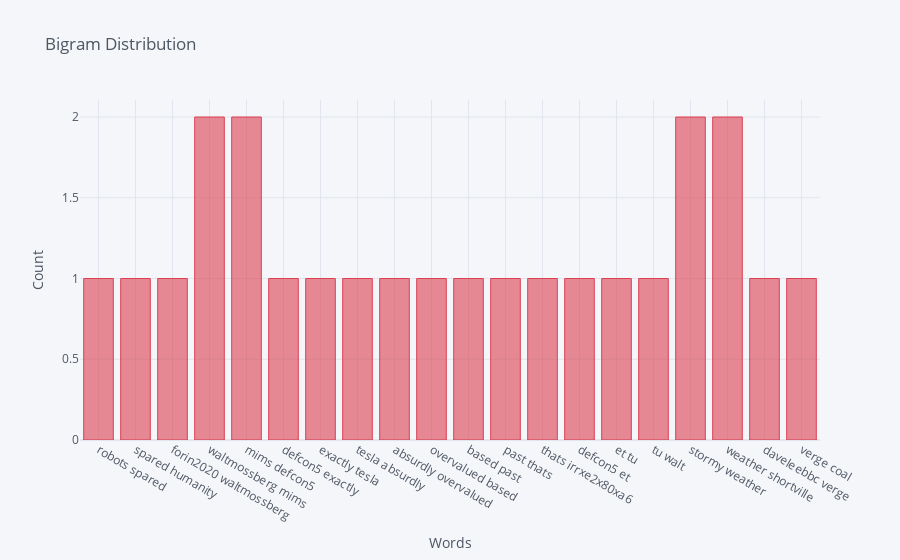

Write notebook code for a chart like this one.
### Code cell
bi_gram_df.iplot(kind='bar', xTitle='Words', yTitle='Count', title='Bigram Distribution', colors='red')

### Figure 1 — Plotly figure (JSON) as saved in the notebook; plotly's stock layout.template omitted (floating-point values rounded to 4 significant figures)
{"data": [{"marker": {"color": "rgba(219, 64, 82, 0.6)", "line": {"color": "rgba(219, 64, 82, 1.0)", "width": 1}}, "name": "Frequency", "orientation": "v", "text": "", "type": "bar", "x": ["robots spared", "spared humanity", "forin2020 waltmossberg", "waltmossberg mims", "mims defcon5", "defcon5 exactly", "exactly tesla", "tesla absurdly", "absurdly overvalued", "overvalued based", "based past", "past thats", "thats irrxe2x80xa6", "defcon5 et", "et tu", "tu walt", "stormy weather", "weather shortville", "daveleebbc verge", "verge coal"], "y": [1, 1, 1, 2, 2, 1, 1, 1, 1, 1, 1, 1, 1, 1, 1, 1, 2, 2, 1, 1]}], "layout": {"legend": {"bgcolor": "#F5F6F9", "font": {"color": "#4D5663"}}, "paper_bgcolor": "#F5F6F9", "plot_bgcolor": "#F5F6F9", "title": {"font": {"color": "#4D5663"}, "text": "Bigram Distribution"}, "xaxis": {"gridcolor": "#E1E5ED", "showgrid": true, "tickfont": {"color": "#4D5663"}, "title": {"font": {"color": "#4D5663"}, "text": "Words"}, "zerolinecolor": "#E1E5ED"}, "yaxis": {"gridcolor": "#E1E5ED", "showgrid": true, "tickfont": {"color": "#4D5663"}, "title": {"font": {"color": "#4D5663"}, "text": "Count"}, "zerolinecolor": "#E1E5ED"}}}
